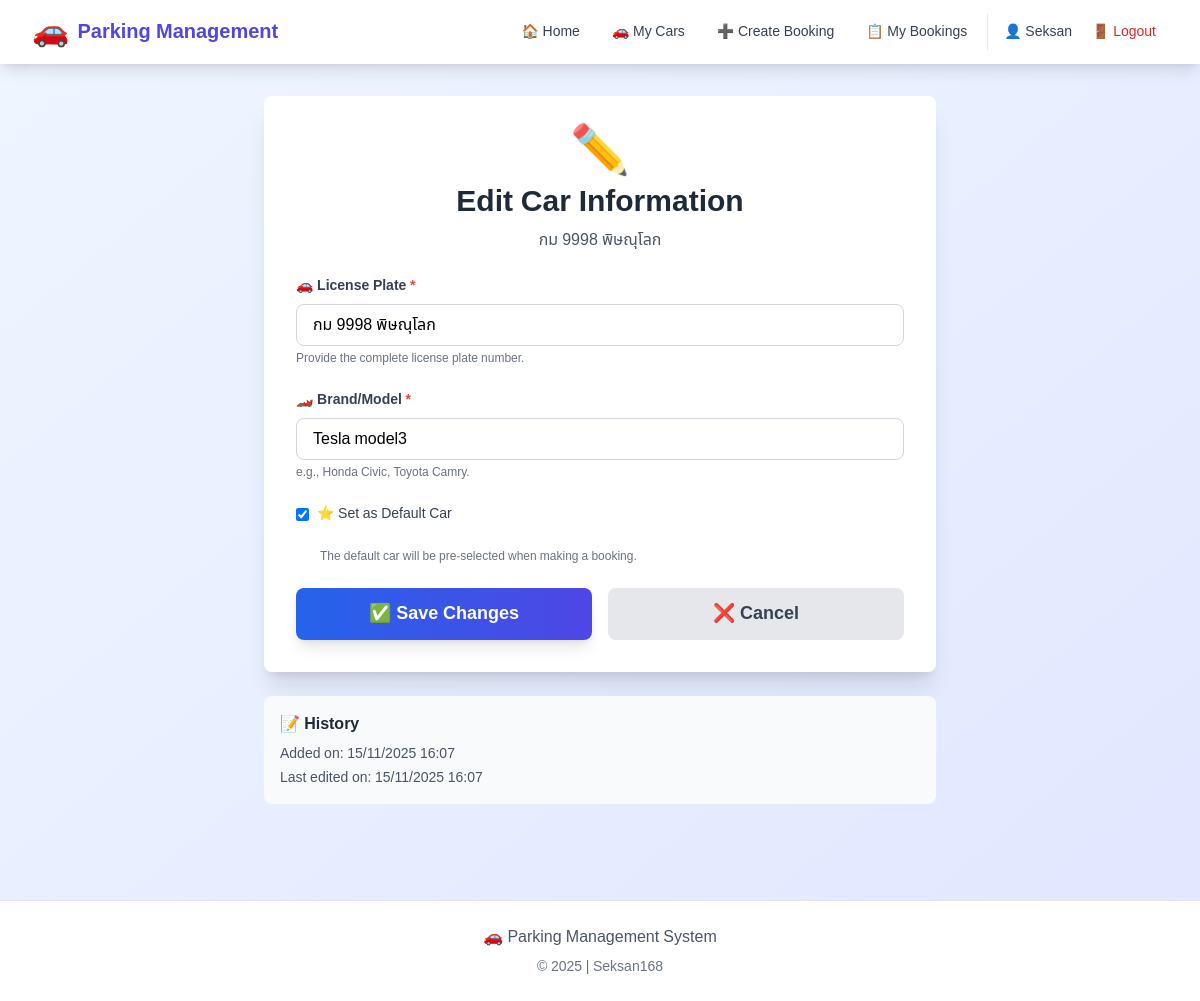
The app's page /edit-car/3/ (signed in) with its own data.
### bookings/models.py (models this page shows, shortened)
class UserCar(models.Model):
    user = models.ForeignKey(
        User, on_delete=models.CASCADE, related_name='cars', verbose_name='Owner'
    )
    car_license = models.CharField(max_length=20, verbose_name='License Plate')
    car_model = models.CharField(max_length=100, verbose_name='Brand/Model')
    car_color = models.CharField(max_length=50, blank=True, verbose_name='Car Color')
    is_default = models.BooleanField(default=False, verbose_name='Default Car')
    created_at = models.DateTimeField(auto_now_add=True, verbose_name='Created At')
    updated_at = models.DateTimeField(auto_now=True, verbose_name='Updated At')
    class Meta:
        ordering = ['-is_default', '-created_at']
        verbose_name = 'User Car'
        verbose_name_plural = 'User Cars'
        unique_together = ['user', 'car_license']  # Prevent duplicate plates for the same user

### bookings/views.py (the view)
# urls.py: path('edit-car/<int:car_id>/', views.edit_car, name='edit_car'),
@login_required
def edit_car(request, car_id):
    car = get_object_or_404(UserCar, id=car_id, user=request.user)
    if request.method == 'POST':
        form = UserCarForm(request.POST, instance=car)
        if form.is_valid():
            new_license = form.cleaned_data['car_license']
            if UserCar.objects.filter(user=request.user, car_license=new_license).exclude(id=car.id).exists():
                messages.error(request, '❌ คุณมีรถทะเบียนนี้อยู่แล้ว')
                return render(request, 'bookings/edit_car.html', {'form': form, 'car': car})
            form.save()
            messages.success(request, f'✅ แก้ไขข้อมูลรถ {car.car_license} สำเร็จ!')
            return redirect('my_cars')
    else:
        form = UserCarForm(instance=car)
    return render(request, 'bookings/edit_car.html', {'form': form, 'car': car})

### bookings/templates/bookings/edit_car.html (shortened to what this page needs)
{% extends 'bookings/base.html' %}
{% block content %}
<div class="max-w-2xl mx-auto">
    <div class="bg-white rounded-lg shadow-xl p-8">
        <div class="text-center mb-6">
            <div class="text-5xl mb-2">✏️</div>
            <h1 class="text-3xl font-bold text-gray-800 mb-2">Edit Car Information</h1>
            <p class="text-gray-600">{{ car.car_license }}</p>
        </div>
        <form method="post" class="space-y-6">
            <div>
                <label class="block text-sm font-semibold text-gray-700 mb-2">
                    {{ form.car_license.label }}
                    <span class="text-red-500">*</span>
                </label>
                {{ form.car_license }}
                {% if form.car_license.help_text %}
                    <p class="text-gray-500 text-xs mt-1">{{ form.car_license.help_text }}</p>
                {% endif %}
            </div>
            <div>
                <label class="block text-sm font-semibold text-gray-700 mb-2">
                    {{ form.car_model.label }}
                    <span class="text-red-500">*</span>
                </label>
                {{ form.car_model }}
                {% if form.car_model.help_text %}
                    <p class="text-gray-500 text-xs mt-1">{{ form.car_model.help_text }}</p>
                {% endif %}
            </div>
            <div class="flex items-center">
                {{ form.is_default }}
                <label for="{{ form.is_default.id_for_label }}" class="ml-2 text-sm font-medium text-gray-700">
                    {{ form.is_default.label }}
                </label>
            </div>
            {% if form.is_default.help_text %}
                <p class="text-gray-500 text-xs mt-1 ml-6">{{ form.is_default.help_text }}</p>
            {% endif %}
            <div class="flex space-x-4">
                <button type="submit" class="flex-1 bg-gradient-to-r from-blue-600 to-indigo-600 text-white px-6 py-3 rounded-lg font-bold text-lg hover:from-blue-700 hover:to-indigo-700 transition-all duration-200 transform hover:scale-105 shadow-lg">
                    ✅ Save Changes
                </button>
                <a href="{% url 'my_cars' %}" class="flex-1 bg-gray-200 text-gray-700 px-6 py-3 rounded-lg font-bold text-lg hover:bg-gray-300 transition-all duration-200 text-center">
                    ❌ Cancel
                </a>
            </div>
        </form>
    </div>
    <div class="mt-6 bg-gray-50 rounded-lg p-4">
        <h3 class="font-bold text-gray-800 mb-2">📝 History</h3>
        <div class="text-sm text-gray-600 space-y-1">
            <p>Added on: {{ car.created_at|date:"d/m/Y H:i" }}</p>
            <p>Last edited on: {{ car.updated_at|date:"d/m/Y H:i" }}</p>
        </div>
    </div>
</div>
{% endblock %}

### bookings/templates/bookings/base.html (shortened to what this page needs)
<!DOCTYPE html>
<html lang="th">
  <head>
    <script src="https://cdn.tailwindcss.com"></script>
  </head>
  <body class="bg-gradient-to-br from-blue-50 to-indigo-100 min-h-screen">
    <nav class="bg-white shadow-lg sticky top-0 z-50">
      <div class="max-w-7xl mx-auto px-4 sm:px-6 lg:px-8">
        <div class="flex justify-between h-16">
          <div class="flex items-center">
            <a href="{% url 'home' %}" class="flex items-center space-x-2">
              <span class="text-2xl sm:text-3xl">🚗</span>
              <span
                class="text-lg sm:text-xl font-bold text-indigo-600 truncate max-w-[150px] sm:max-w-none"
              >
                Parking Management
              </span>
            </a>
          </div>
          <div class="hidden lg:flex items-center space-x-2 xl:space-x-4">
            {% if user.is_authenticated %}
            <a
              href="{% url 'home' %}"
              class="nav-link text-gray-700 hover:text-indigo-600 hover:bg-indigo-50 px-3 py-2 rounded-md text-sm font-medium"
            >
              🏠 Home
            </a>
            <a
              href="{% url 'my_cars' %}"
              class="nav-link text-gray-700 hover:text-indigo-600 hover:bg-indigo-50 px-3 py-2 rounded-md text-sm font-medium"
            >
              🚗 My Cars
            </a>
            <a
              href="{% url 'create_booking' %}"
              class="nav-link text-gray-700 hover:text-indigo-600 hover:bg-indigo-50 px-3 py-2 rounded-md text-sm font-medium"
            >
              ➕ Create Booking
            </a>
            <a
              href="{% url 'my_bookings' %}"
              class="nav-link text-gray-700 hover:text-indigo-600 hover:bg-indigo-50 px-3 py-2 rounded-md text-sm font-medium"
            >
              📋 My Bookings
            </a>
            <div class="flex items-center space-x-2 border-l pl-4">
              <span class="text-gray-700 text-sm">👤 {{ user.username }}</span>
              <a
                href="{% url 'logout' %}"
                class="nav-link text-red-600 hover:text-red-700 hover:bg-red-50 px-3 py-2 rounded-md text-sm font-medium"
              >
                🚪 Logout
              </a>
            </div>
            {% endif %}
          </div>
        </div>
      </div>
    </nav>
    <main class="max-w-7xl mx-auto px-4 sm:px-6 lg:px-8 py-6 sm:py-8">
      {% block content %}{% endblock %}
    </main>
    <footer class="bg-white mt-12 sm:mt-16 py-6 border-t">
      <div class="max-w-7xl mx-auto px-4 sm:px-6 lg:px-8">
        <div class="text-center text-gray-600 text-sm sm:text-base">
          <p class="mb-2">🚗 Parking Management System</p>
          <p class="text-xs sm:text-sm text-gray-500">
            &copy; 2025 | Seksan168
          </p>
        </div>
      </div>
    </footer>
  </body>
</html>

### bookings/templates/bookings/base.html (style rules this page uses)
body { font-family: "Noto Sans Thai", sans-serif; }
.nav-link { transition: all 0.3s ease; }

### records on screen
UserCar: car_license "กม 9998 พิษณุโลก", car_model "Tesla model3", is_default "☑", created_at "15/11/2025 16:07", updated_at "15/11/2025 16:07"

### other values on screen
{{ user.username }} "Seksan"
